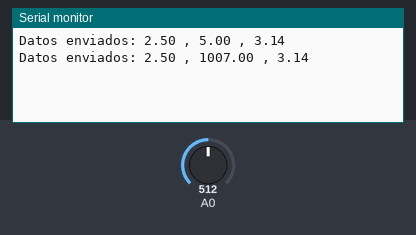
Bench run of a sketch on a simulated Arduino Uno, built with avr-gcc and run on an emulated ATmega328P. Shown: the last lines printed to the serial monitor. The test bench sets the inputs (shaded band); at power-on: A0 = 512. No radio packets arrive unless stated.

Above: at 1.8 s.
1.9 s: A0 set to 716
At 2.8 s:
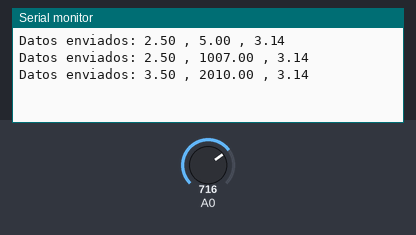
3.4 s: A0 set to 900
At 4.7 s:
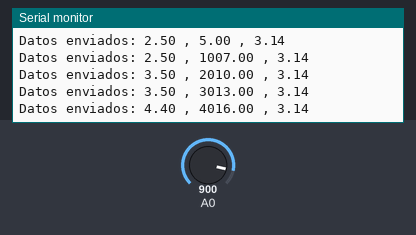
Timing chart, 0 to 6.4 s (numbered marks = the images above; inputs shaded):
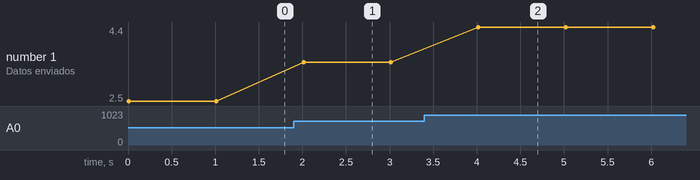

The sketch:

prg_NRF24L01_EMISOR_NAYLAMP.ino
```cpp
  //EMISOR  NRF24L01 DE NAYLAMP

//conexiones  NRF24L01y Arduino CON  POTENCIOMETRO CONECTADO A  A0

// NO conectar a 5V porque podemos quemar al módulo, los pines de datos lo estamos conectando directamente al Arduino
//a pesar que los niveles lógicos del NRF24L01 son también de 3.3V, esto con el tiempo podría afectar al NRF24L01
//por lo que se recomienda usar un adaptador para que trabaje con valores de 5V
#include <SPI.h>
#include <nRF24L01.h>
#include <RF24.h>

//Declaremos los pines CE y el CSN
#define CE_PIN 9
#define CSN_PIN 10

//Variable con la dirección del canal por donde se va a transmitir
byte direccion[5] ={'c','a','n','a','l'};

//creamos el objeto radio (NRF24L01)
RF24 radio(CE_PIN, CSN_PIN);

//vector con los datos a enviar
float datos[3];

void setup()
{
  //inicializamos el NRF24L01
  radio.begin();
  //inicializamos el puerto serie
  Serial.begin(9600);

//Abrimos un canal de escritura
 radio.openWritingPipe(direccion);

}

void loop()
{
 //cargamos los datos en la variable datos[]
 datos[0]=analogRead(0)* (5.0 / 1023.0);;
 datos[1]=millis();
 datos[2]=3.14;
 //enviamos los datos
 bool ok = radio.write(datos, sizeof(datos));
  //reportamos por el puerto serial los datos enviados
  if(ok)
  {
     Serial.print("Datos enviados: ");
     Serial.print(datos[0]);
     Serial.print(" , ");
     Serial.print(datos[1]);
     Serial.print(" , ");
     Serial.println(datos[2]);
  }
  else
  {
     Serial.println("no se ha podido enviar");
  }
  delay(1000);
}
```

Measured:
- after the input at 1.9 s, the serial monitor: prints a new line after 0.11 s (image 1)
- after the input at 3.4 s, the serial monitor: prints a new line after 0.62 s (image 2)
- plotted number 1: 2.5 → 3.5 after the input at 1.9 s, 3.5 → 4.4 after the input at 3.4 s
